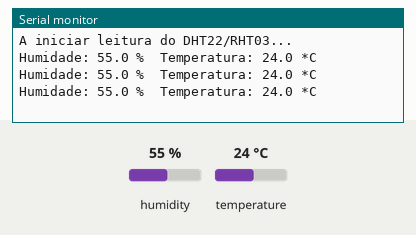
Recording of a sketch running on a simulated Arduino Uno, built with avr-gcc and run on an emulated ATmega328P. Parts: the last lines printed to the serial monitor. Inputs (shaded band) come from the test bench; at power-on: humidity 55 %, temperature 24 °C.

Above: at 2.8 s.
2.9 s: humidity set to 22 %
At 4.6 s:
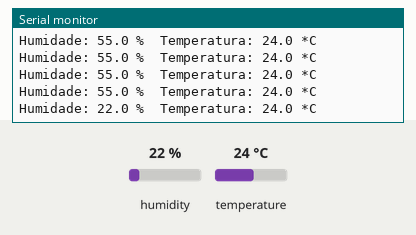
5.6 s: temperature set to 12 °C
At 6.4 s:
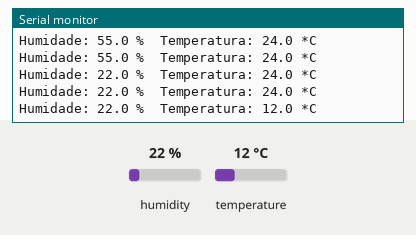
8.3 s: humidity set to 40 %
At 9.9 s:
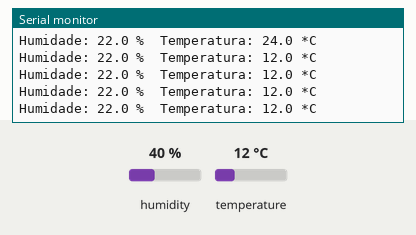
Timing chart, 0 to 11.4 s (numbered marks = the images above; inputs shaded):
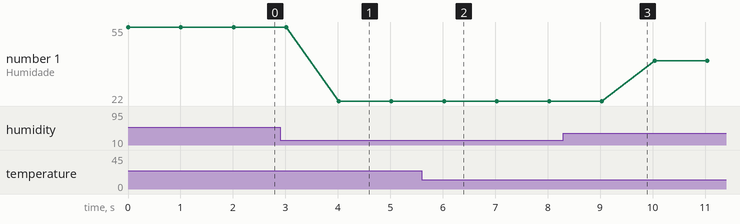

The sketch:

sensor_dht22_rht03.ino
```cpp
#include "DHT.h"

#define DHT22_PIN 5
#define DHTTYPE DHT22

DHT dht(DHT22_PIN, DHTTYPE);

void setup() {
  Serial.begin(115200);
  Serial.println("A iniciar leitura do DHT22/RHT03...");
  dht.begin();
}

void loop() {
  float h = dht.readHumidity();
  float t = dht.readTemperature();

  if (isnan(h) || isnan(t)) {
    Serial.println("Erro na leitura do DHT22");
  } else {
    Serial.print("Humidade: ");
    Serial.print(h, 1);
    Serial.print(" %\t");
    Serial.print("Temperatura: ");
    Serial.print(t, 1);
    Serial.println(" *C");
  }
  delay(1000);
}
```

Measured:
- after the input at 2.9 s, the serial monitor: prints a new line after 1.1 s (image 1)
- after the input at 5.6 s, the serial monitor: prints a new line after 0.43 s (image 2)
- plotted number 1: 22 → 40 after the input at 8.3 s
